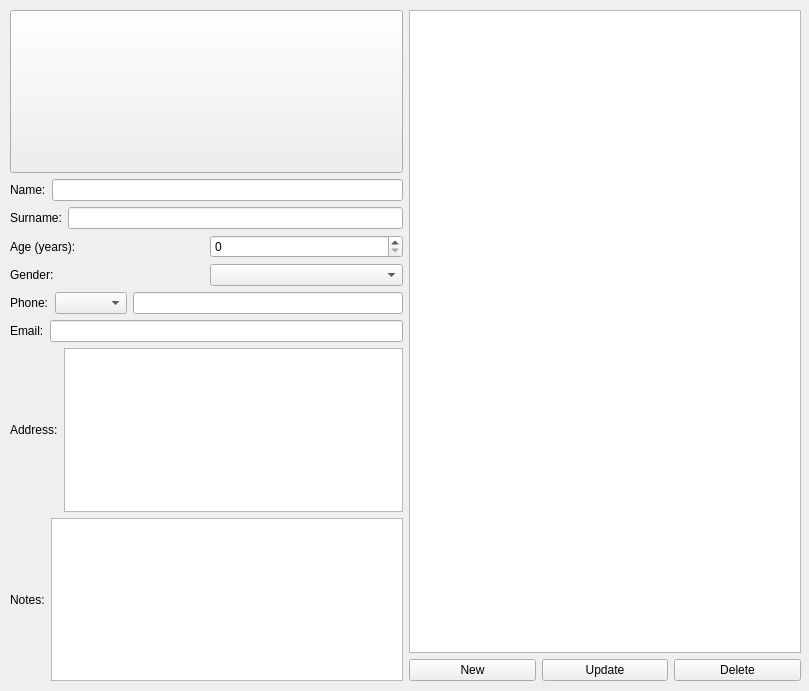
<?xml version="1.0" encoding="UTF-8"?>
<ui version="4.0">
 <class>MainWindow</class>
 <widget class="QMainWindow" name="MainWindow">
  <property name="geometry">
   <rect>
    <x>0</x>
    <y>0</y>
    <width>809</width>
    <height>691</height>
   </rect>
  </property>
  <property name="windowTitle">
   <string>MainWindow</string>
  </property>
  <widget class="QWidget" name="centralwidget">
   <widget class="QWidget" name="horizontalLayoutWidget">
    <property name="geometry">
     <rect>
      <x>10</x>
      <y>10</y>
      <width>791</width>
      <height>671</height>
     </rect>
    </property>
    <layout class="QHBoxLayout" name="main_ui">
     <item>
      <layout class="QVBoxLayout" name="verticalLayout_2">
       <item>
        <layout class="QVBoxLayout" name="verticalLayout_3">
         <item>
          <widget class="QPushButton" name="profile_pic">
           <property name="sizePolicy">
            <sizepolicy hsizetype="Minimum" vsizetype="Preferred">
             <horstretch>0</horstretch>
             <verstretch>0</verstretch>
            </sizepolicy>
           </property>
           <property name="text">
            <string/>
           </property>
          </widget>
         </item>
        </layout>
       </item>
       <item>
        <layout class="QHBoxLayout" name="horizontalLayout_3">
         <item>
          <widget class="QLabel" name="label">
           <property name="text">
            <string>Name:</string>
           </property>
          </widget>
         </item>
         <item>
          <widget class="QLineEdit" name="name_tbox">
           <property name="sizePolicy">
            <sizepolicy hsizetype="Expanding" vsizetype="Fixed">
             <horstretch>0</horstretch>
             <verstretch>0</verstretch>
            </sizepolicy>
           </property>
          </widget>
         </item>
        </layout>
       </item>
       <item>
        <layout class="QHBoxLayout" name="horizontalLayout_4">
         <item>
          <widget class="QLabel" name="label_2">
           <property name="text">
            <string>Surname:</string>
           </property>
          </widget>
         </item>
         <item>
          <widget class="QLineEdit" name="surname_tbox"/>
         </item>
        </layout>
       </item>
       <item>
        <layout class="QHBoxLayout" name="horizontalLayout_9">
         <item>
          <widget class="QLabel" name="label_7">
           <property name="text">
            <string>Age (years):</string>
           </property>
          </widget>
         </item>
         <item>
          <widget class="QSpinBox" name="age"/>
         </item>
        </layout>
       </item>
       <item>
        <layout class="QHBoxLayout" name="horizontalLayout_8">
         <item>
          <widget class="QLabel" name="label_6">
           <property name="text">
            <string>Gender:</string>
           </property>
          </widget>
         </item>
         <item>
          <widget class="QComboBox" name="gender_cbox">
           <property name="sizePolicy">
            <sizepolicy hsizetype="Ignored" vsizetype="Fixed">
             <horstretch>0</horstretch>
             <verstretch>0</verstretch>
            </sizepolicy>
           </property>
           <property name="editable">
            <bool>false</bool>
           </property>
           <property name="currentText">
            <string/>
           </property>
           <property name="placeholderText">
            <string>Gender Here</string>
           </property>
           <item>
            <property name="text">
             <string>Male</string>
            </property>
           </item>
           <item>
            <property name="text">
             <string>Female</string>
            </property>
           </item>
           <item>
            <property name="text">
             <string>Other</string>
            </property>
           </item>
          </widget>
         </item>
        </layout>
       </item>
       <item>
        <layout class="QHBoxLayout" name="horizontalLayout_5">
         <item>
          <widget class="QLabel" name="label_3">
           <property name="text">
            <string>Phone:</string>
           </property>
          </widget>
         </item>
         <item>
          <widget class="QComboBox" name="phone_number_prefix">
           <property name="sizePolicy">
            <sizepolicy hsizetype="Fixed" vsizetype="Fixed">
             <horstretch>0</horstretch>
             <verstretch>0</verstretch>
            </sizepolicy>
           </property>
          </widget>
         </item>
         <item>
          <widget class="QLineEdit" name="phone1">
           <property name="inputMethodHints">
            <set>Qt::ImhDigitsOnly|Qt::ImhNoTextHandles</set>
           </property>
          </widget>
         </item>
        </layout>
       </item>
       <item>
        <layout class="QHBoxLayout" name="horizontalLayout_6">
         <item>
          <widget class="QLabel" name="label_4">
           <property name="text">
            <string>Email:</string>
           </property>
          </widget>
         </item>
         <item>
          <widget class="QLineEdit" name="email">
           <property name="inputMethodHints">
            <set>Qt::ImhEmailCharactersOnly</set>
           </property>
          </widget>
         </item>
        </layout>
       </item>
       <item>
        <layout class="QHBoxLayout" name="horizontalLayout_7">
         <item>
          <widget class="QLabel" name="label_5">
           <property name="text">
            <string>Address:</string>
           </property>
          </widget>
         </item>
         <item>
          <widget class="QPlainTextEdit" name="addr_tbox">
           <property name="sizePolicy">
            <sizepolicy hsizetype="Expanding" vsizetype="Ignored">
             <horstretch>0</horstretch>
             <verstretch>0</verstretch>
            </sizepolicy>
           </property>
          </widget>
         </item>
        </layout>
       </item>
       <item>
        <layout class="QHBoxLayout" name="horizontalLayout_11">
         <item>
          <widget class="QLabel" name="label_8">
           <property name="text">
            <string>Notes:</string>
           </property>
          </widget>
         </item>
         <item>
          <widget class="QPlainTextEdit" name="notes">
           <property name="sizePolicy">
            <sizepolicy hsizetype="Expanding" vsizetype="Ignored">
             <horstretch>0</horstretch>
             <verstretch>0</verstretch>
            </sizepolicy>
           </property>
          </widget>
         </item>
        </layout>
       </item>
      </layout>
     </item>
     <item>
      <layout class="QVBoxLayout" name="verticalLayout">
       <item>
        <widget class="QListWidget" name="items"/>
       </item>
       <item>
        <layout class="QHBoxLayout" name="horizontalLayout_2">
         <item>
          <widget class="QPushButton" name="New_btn">
           <property name="text">
            <string>New</string>
           </property>
          </widget>
         </item>
         <item>
          <widget class="QPushButton" name="Update_btn">
           <property name="text">
            <string>Update</string>
           </property>
          </widget>
         </item>
         <item>
          <widget class="QPushButton" name="Delete_btn">
           <property name="text">
            <string>Delete</string>
           </property>
          </widget>
         </item>
        </layout>
       </item>
      </layout>
     </item>
    </layout>
   </widget>
  </widget>
 </widget>
 <resources/>
 <connections/>
</ui>
